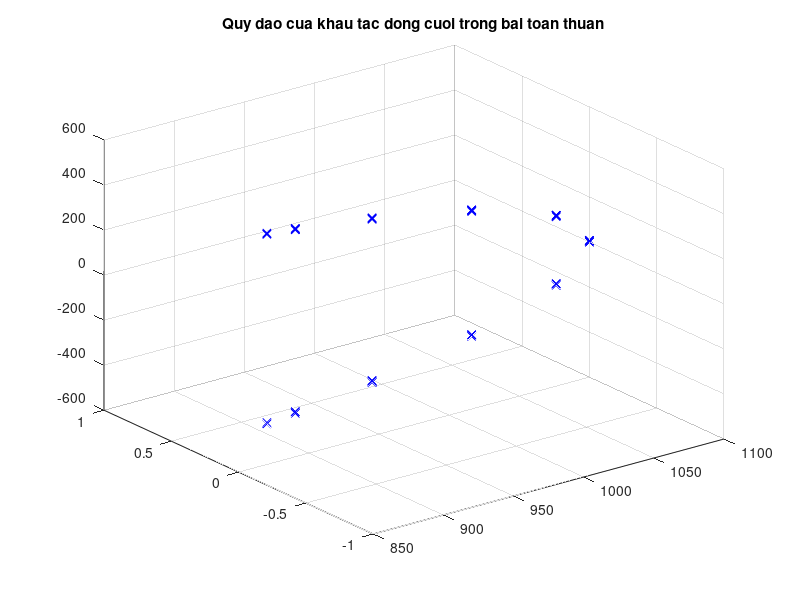
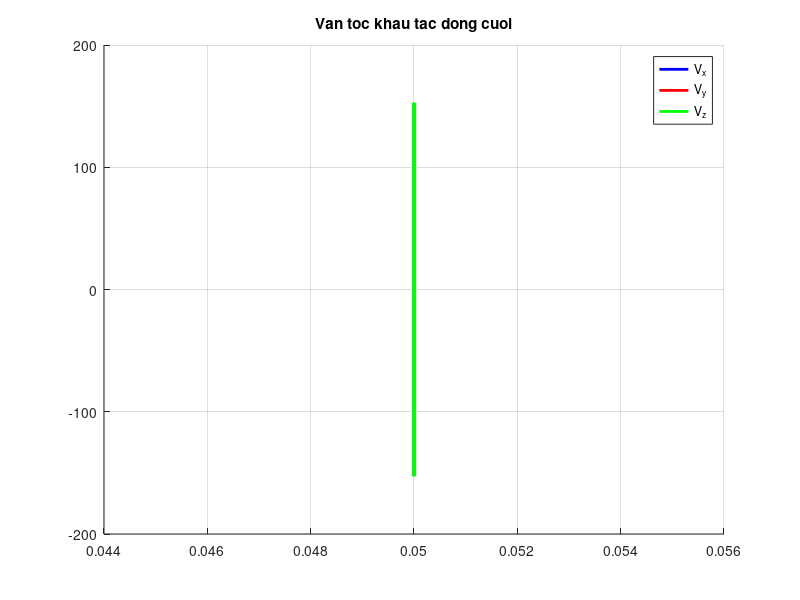
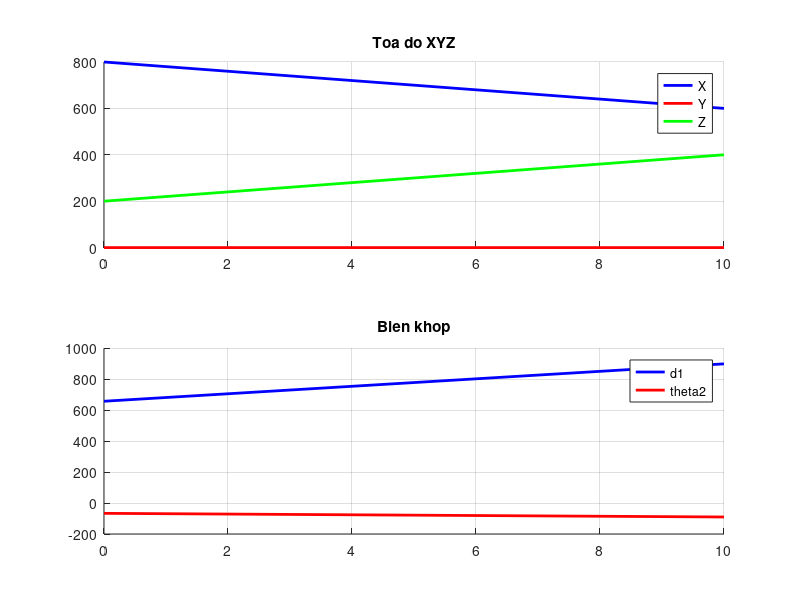

These charts were generated, in order, by the following MATLAB code:
%%%%%%%%%%%%%%%%%%%%%%%%%%%%%%%%%%%%%%%%%%%%%%%%%%%%%%%%%%%%%%%%%%%%%%%%%%%
% Robot 2dof
% Toa do khau cuoi
% x = a2*cos(theta2) + a1
% y = 0
% z = a2*sin(theta2) + d1;
%%%%%%%%%%%%%%%%%%%%%%%%%%%%%%%%%%%%%%%%%%%%%%%%%%%%%%%%%%%%%%%%%%%%%%%%%%%
%  Ve do thi bai toan dong hoc thuan 
%%%%%%%%%%%%%%%%%%%%%%%%%%%%%%%%%%%%%%%%%%%%%%%%%%%%%%%%%%%%%%%%%%%%%%%%%%%
% Quy luat chuyen dong
%   theta2 = sin(2*pi*t)
%   d1 = 7*(sin(2*t))^2
%%%%%%%%%%%%%%%%%%%%%%%%%%%%%%%%%%%%%%%%%%%%%%%%%%%%%%%%%%%%%%%%%%%%%%%%%%%
% Thong so cua robot
clear all
clc;
a1 = 600; % mm
a2 = 500; % mm
t = 0:0.05:10; % Thoi gian la 10s
%%%%%%%%%%%%%%%%%%%%%%%%%%%%%%%%%%%%%%%%%%%%%%%%%%%%%%%%%%%%%%%%%%%%%%%%%%%
theta2 = sin(2*pi*t);
d1 = 7*(sin(2*t)).^2;
x = a2*cos(theta2) + a1;
y = zeros(1,length(t));
z = a2*sin(theta2) + d1;

% Ve do thi toa do khau cuoi
figure(1)
title('Quy dao cua khau tac dong cuoi trong bai toan thuan')
hold on
grid on
view(3);
for k = 1:length(t)
    plot3(x(1,k),y(1,k),z(1,k),'bx');
    pause(0.01);
end

% Ve do thi van toc khau cuoi
V_x = diff(x); % Van toc theo phuong x
V_y = diff(y); % Van toc theo phuong y
V_z = diff(z); % van toc theo phuong z
figure(2)
title('Van toc khau tac dong cuoi')
grid on
hold on
plot(diff(t),V_x,'b','LineWidth',2);
plot(diff(t),V_y,'r','LineWidth',2);
plot(diff(t),V_z,'g','LineWidth',2);
legend('V_x','V_y','V_z');
% Dong hoc nguoc
% Vi du ve duong thang di qua 2 diem A(800,0,200) va B(600,0,400)
% Moi diem la 1 hang, co the mo rong di qua nhieu diem
xyz_spaces = [800 0 200;...
             600 0 400];
joint_spaces = zeros(2,2);
[row,col] = size(xyz_spaces);
for k = 1: row
    x = xyz_spaces(k,1); % To do x
    y = xyz_spaces(k,2); % Toa do y
    z = xyz_spaces(k,3); % Toa do z
    if x > 1100 || x < 100 || y ~= 0 || z > 1000 || z < 0
        display('Toa do bi sai kia!');
        break;
    end
    d1_1 = z - sqrt(a2^2 - (x - a1)^2);
    d1_2 = z + sqrt(a2^2 - (x - a1)^2);
    if d1_1 <= 1000 && d1_1 >= 0
        joint_spaces(k,1) = d1_1;
    else
        joint_spaces(k,1) = d1_2;
    end
    d1 = joint_spaces(k,1);
    joint_spaces(k,2) = atan2d((z - d1)/a2,(x - a1)/a2);
end

% Ve do thi dong hoc nguoc
figure (3)
subplot(2,1,1);
grid on
hold on
title('Toa do XYZ')
plot([0,10],xyz_spaces(:,1),'b','LineWidth',2); % X
plot([0,10],xyz_spaces(:,2),'r','LineWidth',2); % Y
plot([0,10],xyz_spaces(:,3),'g','LineWidth',2); % Z
legend('X','Y','Z');
subplot(2,1,2);
grid on
hold on
title('Bien khop')
plot([0,10],joint_spaces(:,1),'b','LineWidth',2); % d1
plot([0,10],joint_spaces(:,2),'r','LineWidth',2); % theta2
legend('d1','theta2');